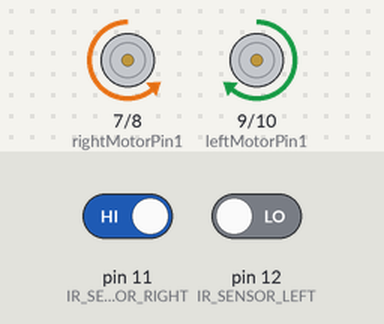
This sketch was run on a simulated Arduino Uno, built with avr-gcc and run on an emulated ATmega328P. On the bench: motor-driver pin pairs drawn as motors (green arrow = first pin HIGH = forward, orange = second pin HIGH = backward, longer = more drive, scaled by the enable pin). The test bench sets the inputs (shaded band); at power-on: pin 11 (IR_SENSOR_RIGHT) HIGH, pin 12 (IR_SENSOR_LEFT) LOW.

Above: at 1.2 s.
1.3 s: pin 11 (IR_SENSOR_RIGHT) driven LOW
At 2.2 s:
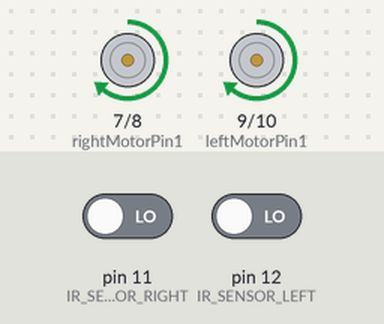
2.8 s: pin 12 (IR_SENSOR_LEFT) driven HIGH
At 3.4 s:
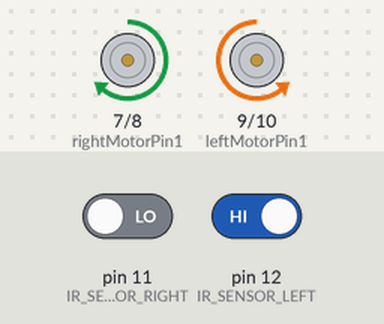
4.3 s: pin 11 (IR_SENSOR_RIGHT) driven HIGH
At 5.5 s:
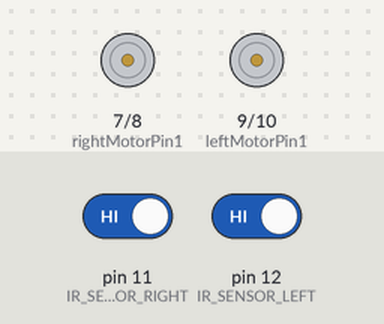
5.8 s: pin 12 (IR_SENSOR_LEFT) driven LOW
At 6.9 s:
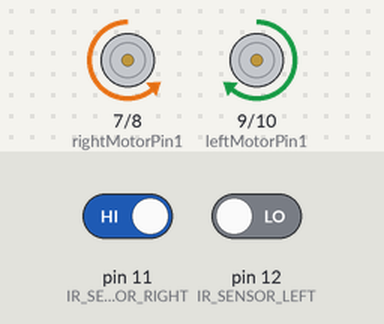
Timing chart, 0 to 8.3 s (numbered marks = the images above; inputs shaded):
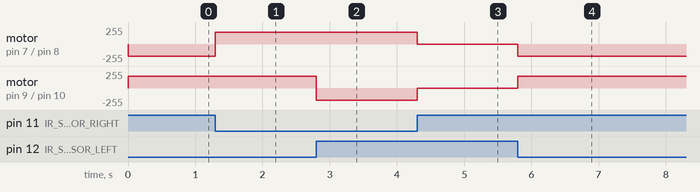

Measured:
- after the input at 1.3 s, motor on pin 7 (rightMotorPin1) / pin 8 (rightMotorPin2): backward 180/255 → forward 180/255 at once
- after the input at 2.8 s, motor on pin 9 (leftMotorPin1) / pin 10 (leftMotorPin2): forward 180/255 → backward 180/255 at once
- after the input at 4.3 s, motor on pin 7 (rightMotorPin1) / pin 8 (rightMotorPin2): forward 180/255 → stopped at once; motor on pin 9 (leftMotorPin1) / pin 10 (leftMotorPin2): backward 180/255 → stopped at once
- after the input at 5.8 s, motor on pin 7 (rightMotorPin1) / pin 8 (rightMotorPin2): stopped → backward 180/255 at once; motor on pin 9 (leftMotorPin1) / pin 10 (leftMotorPin2): stopped → forward 180/255 at once

The sketch:

line_follower.ino
```cpp
#define IR_SENSOR_RIGHT 11
#define IR_SENSOR_LEFT 12
#define MOTOR_SPEED 180

// Right motor
int enableRightMotor = 6;
int rightMotorPin1 = 7;
int rightMotorPin2 = 8;

// Left motor
int enableLeftMotor = 5;
int leftMotorPin1 = 9;
int leftMotorPin2 = 10;

void setup()
{
  // Increase PWM frequency for smoother motor control
  TCCR0B = TCCR0B & B11111000 | B00000010;

  pinMode(enableRightMotor, OUTPUT);
  pinMode(rightMotorPin1, OUTPUT);
  pinMode(rightMotorPin2, OUTPUT);

  pinMode(enableLeftMotor, OUTPUT);
  pinMode(leftMotorPin1, OUTPUT);
  pinMode(leftMotorPin2, OUTPUT);

  pinMode(IR_SENSOR_RIGHT, INPUT);
  pinMode(IR_SENSOR_LEFT, INPUT);

  rotateMotor(0, 0);
}

void loop()
{
  int rightIR = digitalRead(IR_SENSOR_RIGHT);
  int leftIR = digitalRead(IR_SENSOR_LEFT);

  if (rightIR == LOW && leftIR == LOW)
    rotateMotor(MOTOR_SPEED, MOTOR_SPEED);

  else if (rightIR == HIGH && leftIR == LOW)
    rotateMotor(-MOTOR_SPEED, MOTOR_SPEED);

  else if (rightIR == LOW && leftIR == HIGH)
    rotateMotor(MOTOR_SPEED, -MOTOR_SPEED);

  else
    rotateMotor(0, 0);
}

void rotateMotor(int rightSpeed, int leftSpeed)
{
  // Right motor direction
  if (rightSpeed > 0) {
    digitalWrite(rightMotorPin1, HIGH);
    digitalWrite(rightMotorPin2, LOW);
  } else if (rightSpeed < 0) {
    digitalWrite(rightMotorPin1, LOW);
    digitalWrite(rightMotorPin2, HIGH);
  } else {
    digitalWrite(rightMotorPin1, LOW);
    digitalWrite(rightMotorPin2, LOW);
  }

  // Left motor direction
  if (leftSpeed > 0) {
    digitalWrite(leftMotorPin1, HIGH);
    digitalWrite(leftMotorPin2, LOW);
  } else if (leftSpeed < 0) {
    digitalWrite(leftMotorPin1, LOW);
    digitalWrite(leftMotorPin2, HIGH);
  } else {
    digitalWrite(leftMotorPin1, LOW);
    digitalWrite(leftMotorPin2, LOW);
  }

  analogWrite(enableRightMotor, abs(rightSpeed));
  analogWrite(enableLeftMotor, abs(leftSpeed));
}
```
